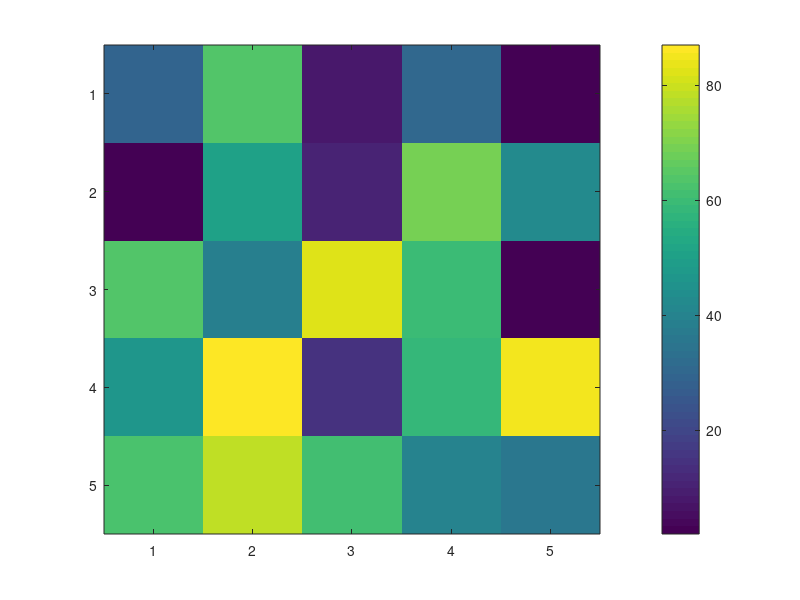
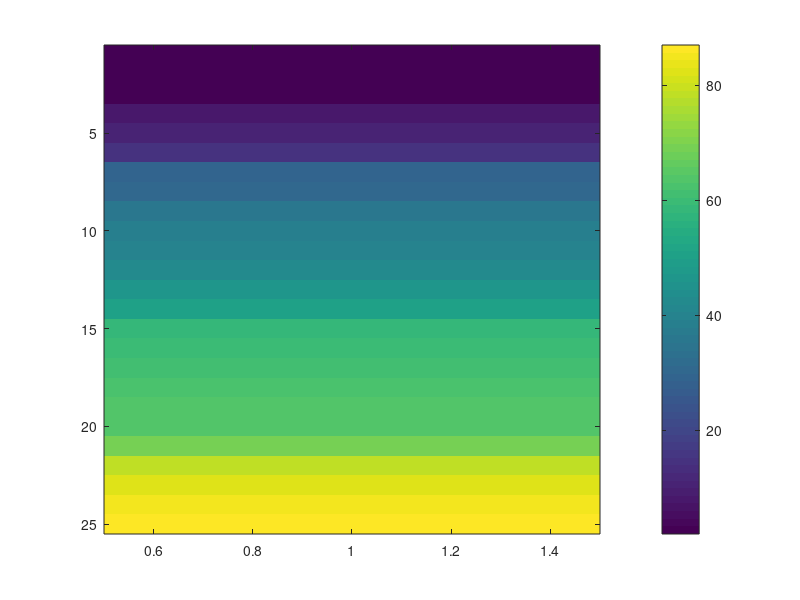
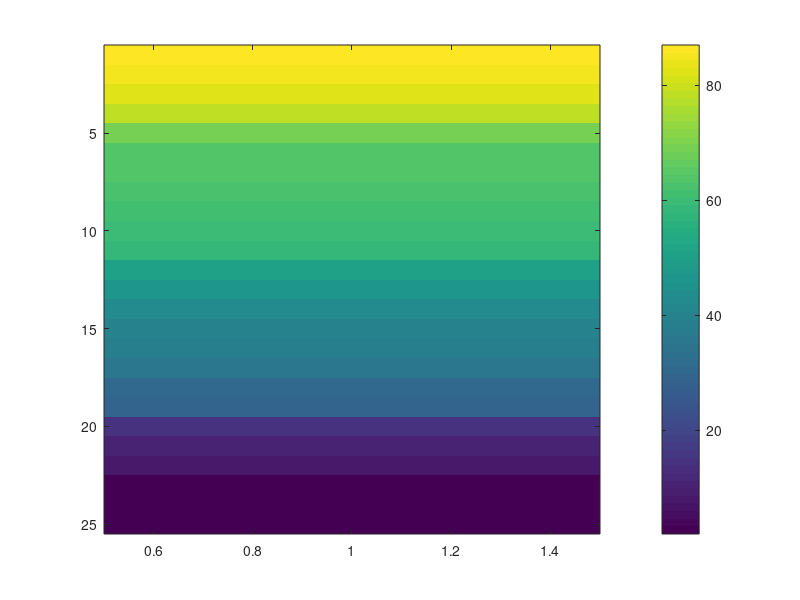

MATLAB code to generate these figures, in order: (Note: this script raises an error after producing the figures.)
%Сделать квадратную матрицу.
%Заполнить её случайными числами.
%Они должны быть в диапозоне от 0 до 100.
%Числа должны быть целыми.
%Размерность матрицы считать с клавиатуры.
A = randi(100, input('Input matrix size: '));
%Построить цветное изображение матрицы и сделать color bar.
imagesc(A);
colorbar;
%Упорядочить элементы матрицы по возрастанию и построить цветное изображение с color bar в другом окне.
figure;
imagesc(sort(A(:)));
colorbar;
%Упорядочить элементы матрицы по убыванию и построить цветное изображение с color bar в другом окне.
figure;
imagesc(sort(A(:), 'descend'));
colorbar;

%Отсортировать элементы матрицы A по спирали по часовой стрелке и построить цветное изображение с color bar в другом окне.
figure;
imagesc(spiralSort(A, 'clockwise'));
colorbar;








